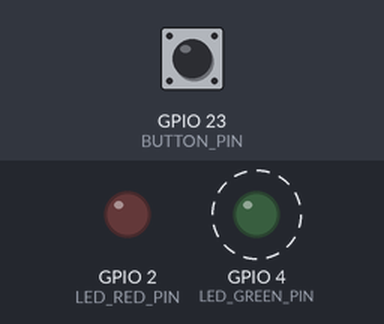
Simulated run of this program. Board: ESP32. Shown: output pins drawn as LEDs (lit = HIGH). Dashed ring = blinking. The inputs (shaded band) are chosen by the test bench; at power-on: GPIO 23 (BUTTON_PIN) HIGH. What the program prints to the serial monitor is not drawn.

Above: at 0.2 s.
Timing chart, 0 to 3.0 s (numbered marks = the images above):
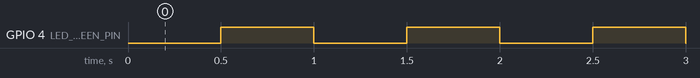

Measured:
- by itself, GPIO 4 (LED_GREEN_PIN): alternates HIGH for 0.50 s and LOW for 0.50 s

The program:

main.cpp
```cpp
#include <Arduino.h>

#include "freertos/FreeRTOS.h"
#include "freertos/task.h"
#include "freertos/timers.h"

#define BUTTON_PIN		23

#define LED_RED_PIN		2
#define LED_RED_STATE	0
#define LED_RED_TIME	5000

#define LED_GREEN_PIN	4
#define LED_GREEN_STATE	0
#define LED_GREEN_TIME	500

typedef struct blink_led_t
{
	uint8_t pin;
	uint8_t state;
	uint32_t timeBlink;

	TaskHandle_t taskHandle;
	TimerHandle_t timerHandle;
} blink_led_t;

typedef struct button_t
{
	uint8_t pin;
	TaskHandle_t taskHandle;
} button_t;

blink_led_t ledRed = {LED_RED_PIN, LED_RED_STATE, LED_RED_TIME};
blink_led_t ledGreen = {LED_GREEN_PIN, LED_GREEN_STATE, LED_GREEN_TIME};

button_t button = {BUTTON_PIN};

void vTask1 (void *pvParameters);
void vTimerCallbackLEDRed (TimerHandle_t timer);
void vTimerCallbackBlinkLEDGreen (TimerHandle_t timer);

void setup ()
{
	Serial.begin(9600);

	ledRed.timerHandle = xTimerCreate("Flash LED Red", ledRed.timeBlink, pdFALSE, NULL, vTimerCallbackLEDRed);
	xTaskCreate(vTask1, "Button Task", configMINIMAL_STACK_SIZE + 1000, &button, 1, &button.taskHandle);

	pinMode(ledGreen.pin, OUTPUT);
	digitalWrite(ledGreen.pin, ledGreen.state);
	ledGreen.timerHandle = xTimerCreate("Blink LED Green", ledGreen.timeBlink, pdTRUE, NULL, vTimerCallbackBlinkLEDGreen);
	if (xTimerStart(ledGreen.timerHandle, 0) == pdTRUE)
		Serial.printf("vTimerCallbackBlinkLEDGreen inicializado\r\n");

}

void loop ()
{
	vTaskDelay(pdMS_TO_TICKS(portMAX_DELAY));
}

void vTask1 (void *pvParameters)
{
	button_t *button = (button_t *)pvParameters;

	pinMode(button->pin, INPUT_PULLUP);
	pinMode(ledRed.pin, OUTPUT);
	digitalWrite(ledRed.pin, ledRed.state);

	while (1)
	{
		if (digitalRead(button->pin) == 0)
		{
			if (xTimerIsTimerActive(ledRed.timerHandle) == pdFALSE)
			{
				xTimerStart(ledRed.timerHandle, 0);
				xTimerStop(ledGreen.timerHandle, 0);
				digitalWrite(ledRed.pin, 1);
				digitalWrite(ledGreen.pin, 0);
				Serial.printf("vTimerCallbackLEDRed inicializado\r\n");
			}
		}

		vTaskDelay(pdMS_TO_TICKS(20));
	}
}

void vTimerCallbackLEDRed (TimerHandle_t timer)
{
	digitalWrite(ledRed.pin, 0);
	xTimerStart(ledGreen.timerHandle, 0);
}

void vTimerCallbackBlinkLEDGreen (TimerHandle_t timer)
{
	ledGreen.state = !ledGreen.state;
	digitalWrite(ledGreen.pin, ledGreen.state);
}
```
